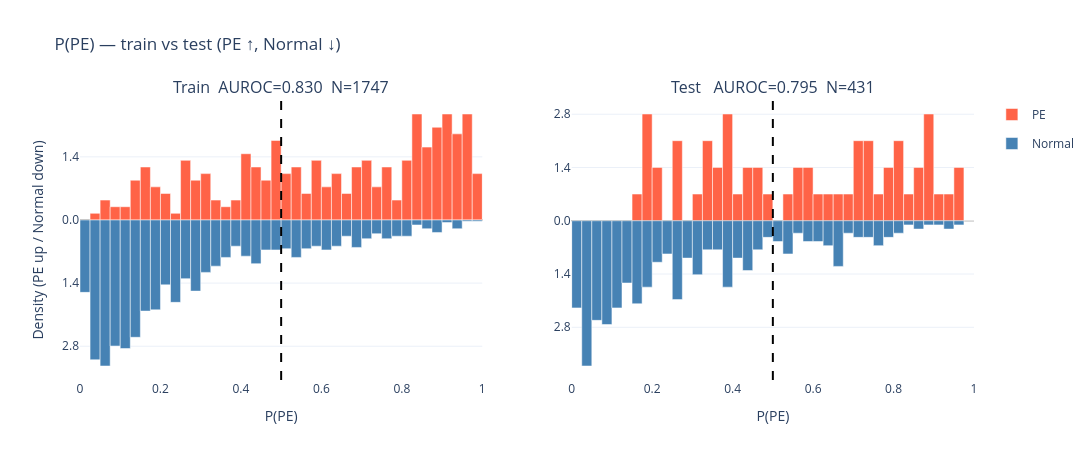

The code cell stored with this chart in its notebook:
### Markdown cell above
## 1. Train vs test distribution (mirror histogram)

PE goes up, Normal goes down. Easy visual read of class separation.

### Code cell
def mirror_hist_traces(probs_, y_, nbins=40, show_legend=False):
    bins = np.linspace(0, 1, nbins + 1)
    centers = 0.5 * (bins[:-1] + bins[1:])
    width = bins[1] - bins[0]
    h_norm, _ = np.histogram(probs_[y_ == 0], bins=bins, density=True)
    h_pe,   _ = np.histogram(probs_[y_ == 1], bins=bins, density=True)
    return [
        go.Bar(x=centers, y=h_pe, name='PE',
               marker_color='tomato', width=width,
               showlegend=show_legend, legendgroup='PE'),
        go.Bar(x=centers, y=-h_norm, name='Normal',
               marker_color='steelblue', width=width,
               showlegend=show_legend, legendgroup='Normal'),
    ], h_norm.max(), h_pe.max()

fig = make_subplots(rows=1, cols=2,
    subplot_titles=(f'Train  AUROC={auroc_dev:.3f}  N={len(y_dev)}',
                    f'Test   AUROC={auroc_test:.3f}  N={len(y_test)}'))
ymax = 0.0
for col, (probs_, y_) in enumerate([(probs_dev, y_dev), (probs_test, y_test)], start=1):
    traces, hn, hp = mirror_hist_traces(probs_, y_, show_legend=(col == 1))
    ymax = max(ymax, hn, hp)
    for tr in traces:
        fig.add_trace(tr, row=1, col=col)
    fig.add_vline(x=0.5, line=dict(dash='dash', color='black'), row=1, col=col)
ymax *= 1.1
tickvals = np.linspace(-ymax, ymax, 7)
ticktext = [f'{abs(v):.1f}' for v in tickvals]
fig.update_yaxes(tickvals=tickvals, ticktext=ticktext,
                 zeroline=True, zerolinecolor='black', zerolinewidth=1)
fig.update_layout(template='plotly_white', barmode='overlay', bargap=0,
                  title='P(PE) — train vs test (PE ↑, Normal ↓)',
                  width=1100, height=460)
fig.update_xaxes(title_text='P(PE)')
fig.update_yaxes(title_text='Density (PE up / Normal down)', col=1)
fig.show()

### Figure 1 — Plotly figure (JSON) as saved in the notebook; plotly's stock layout.template omitted (floating-point values rounded to 4 significant figures)
{"data": [{"legendgroup": "PE", "marker": {"color": "tomato"}, "name": "PE", "showlegend": true, "width": 0.025, "x": [0.0125, 0.0375, 0.0625, 0.0875, 0.1125, 0.1375, 0.1625, 0.1875, 0.2125, 0.2375, 0.2625, 0.2875, 0.3125, 0.3375, 0.3625, 0.3875, 0.4125, 0.4375, 0.4625, 0.4875, 0.5125, 0.5375, 0.5625, 0.5875, 0.6125, 0.6375, 0.6625, 0.6875, 0.7125, 0.7375, 0.7625, 0.7875, 0.8125, 0.8375, 0.8625, 0.8875, 0.9125, 0.9375, 0.9625, 0.9875], "y": [0.0, 0.1444, 0.4332, 0.2888, 0.2888, 0.8664, 1.155, 0.722, 0.5776, 0.1444, 1.3, 0.8664, 1.011, 0.4332, 0.2888, 0.4332, 1.444, 1.155, 0.8664, 1.733, 1.011, 1.155, 0.5776, 1.3, 0.722, 1.011, 0.5776, 1.155, 1.3, 0.722, 1.155, 0.4332, 1.3, 2.31, 1.588, 2.022, 2.31, 1.877, 2.31, 1.011], "type": "bar", "xaxis": "x", "yaxis": "y"}, {"legendgroup": "Normal", "marker": {"color": "steelblue"}, "name": "Normal", "showlegend": true, "width": 0.025, "x": [0.0125, 0.0375, 0.0625, 0.0875, 0.1125, 0.1375, 0.1625, 0.1875, 0.2125, 0.2375, 0.2625, 0.2875, 0.3125, 0.3375, 0.3625, 0.3875, 0.4125, 0.4375, 0.4625, 0.4875, 0.5125, 0.5375, 0.5625, 0.5875, 0.6125, 0.6375, 0.6625, 0.6875, 0.7125, 0.7375, 0.7625, 0.7875, 0.8125, 0.8375, 0.8625, 0.8875, 0.9125, 0.9375, 0.9625, 0.9875], "y": [-1.578, -3.048, -3.184, -2.748, -2.803, -2.558, -1.986, -1.959, -1.415, -1.796, -1.279, -1.551, -1.143, -1.007, -0.8163, -0.5714, -0.7891, -0.9524, -0.6531, -0.6531, -0.6259, -0.8163, -0.6259, -0.5714, -0.6531, -0.5714, -0.3537, -0.5986, -0.4082, -0.2993, -0.4082, -0.3537, -0.3537, -0.1088, -0.1905, -0.2721, -0.05442, -0.1905, -0.02721, -0.02721], "type": "bar", "xaxis": "x", "yaxis": "y"}, {"legendgroup": "PE", "marker": {"color": "tomato"}, "name": "PE", "showlegend": false, "width": 0.025, "x": [0.0125, 0.0375, 0.0625, 0.0875, 0.1125, 0.1375, 0.1625, 0.1875, 0.2125, 0.2375, 0.2625, 0.2875, 0.3125, 0.3375, 0.3625, 0.3875, 0.4125, 0.4375, 0.4625, 0.4875, 0.5125, 0.5375, 0.5625, 0.5875, 0.6125, 0.6375, 0.6625, 0.6875, 0.7125, 0.7375, 0.7625, 0.7875, 0.8125, 0.8375, 0.8625, 0.8875, 0.9125, 0.9375, 0.9625, 0.9875], "y": [0.0, 0.0, 0.0, 0.0, 0.0, 0.0, 0.6897, 2.759, 1.379, 0.0, 2.069, 0.0, 0.6897, 2.069, 1.379, 2.759, 0.6897, 1.379, 1.379, 0.6897, 0.0, 0.6897, 1.379, 1.379, 0.6897, 0.6897, 0.6897, 0.6897, 2.069, 2.069, 0.6897, 1.379, 2.069, 0.6897, 1.379, 2.759, 0.6897, 0.6897, 1.379, 0.0], "type": "bar", "xaxis": "x2", "yaxis": "y2"}, {"legendgroup": "Normal", "marker": {"color": "steelblue"}, "name": "Normal", "showlegend": false, "width": 0.025, "x": [0.0125, 0.0375, 0.0625, 0.0875, 0.1125, 0.1375, 0.1625, 0.1875, 0.2125, 0.2375, 0.2625, 0.2875, 0.3125, 0.3375, 0.3625, 0.3875, 0.4125, 0.4375, 0.4625, 0.4875, 0.5125, 0.5375, 0.5625, 0.5875, 0.6125, 0.6375, 0.6625, 0.6875, 0.7125, 0.7375, 0.7625, 0.7875, 0.8125, 0.8375, 0.8625, 0.8875, 0.9125, 0.9375, 0.9625, 0.9875], "y": [-2.252, -3.753, -2.574, -2.681, -2.252, -1.609, -2.145, -1.716, -1.072, -0.8579, -2.038, -0.9651, -1.394, -0.7507, -0.7507, -1.716, -0.9651, -1.287, -0.7507, -0.429, -0.5362, -0.8579, -0.3217, -0.5362, -0.5362, -0.6434, -1.18, -0.3217, -0.429, -0.429, -0.6434, -0.429, -0.3217, -0.1072, -0.2145, -0.1072, -0.1072, -0.2145, -0.1072, -0.0], "type": "bar", "xaxis": "x2", "yaxis": "y2"}], "layout": {"xaxis": {"anchor": "y", "domain": [0.0, 0.45], "title": {"text": "P(PE)"}}, "yaxis": {"anchor": "x", "domain": [0.0, 1.0], "tickvals": [-4.129, -2.752, -1.376, 0.0, 1.376, 2.752, 4.129], "ticktext": ["4.1", "2.8", "1.4", "0.0", "1.4", "2.8", "4.1"], "zeroline": true, "zerolinecolor": "black", "zerolinewidth": 1, "title": {"text": "Density (PE up / Normal down)"}}, "xaxis2": {"anchor": "y2", "domain": [0.55, 1.0], "title": {"text": "P(PE)"}}, "yaxis2": {"anchor": "x2", "domain": [0.0, 1.0], "tickvals": [-4.129, -2.752, -1.376, 0.0, 1.376, 2.752, 4.129], "ticktext": ["4.1", "2.8", "1.4", "0.0", "1.4", "2.8", "4.1"], "zeroline": true, "zerolinecolor": "black", "zerolinewidth": 1}, "annotations": [{"font": {"size": 16}, "showarrow": false, "text": "Train  AUROC=0.830  N=1747", "x": 0.225, "xanchor": "center", "xref": "paper", "y": 1.0, "yanchor": "bottom", "yref": "paper"}, {"font": {"size": 16}, "showarrow": false, "text": "Test   AUROC=0.795  N=431", "x": 0.775, "xanchor": "center", "xref": "paper", "y": 1.0, "yanchor": "bottom", "yref": "paper"}], "shapes": [{"line": {"color": "black", "dash": "dash"}, "type": "line", "x0": 0.5, "x1": 0.5, "xref": "x", "y0": 0, "y1": 1, "yref": "y domain"}, {"line": {"color": "black", "dash": "dash"}, "type": "line", "x0": 0.5, "x1": 0.5, "xref": "x2", "y0": 0, "y1": 1, "yref": "y2 domain"}], "barmode": "overlay", "bargap": 0, "title": {"text": "P(PE) — train vs test (PE ↑, Normal ↓)"}, "width": 1100, "height": 460}}
